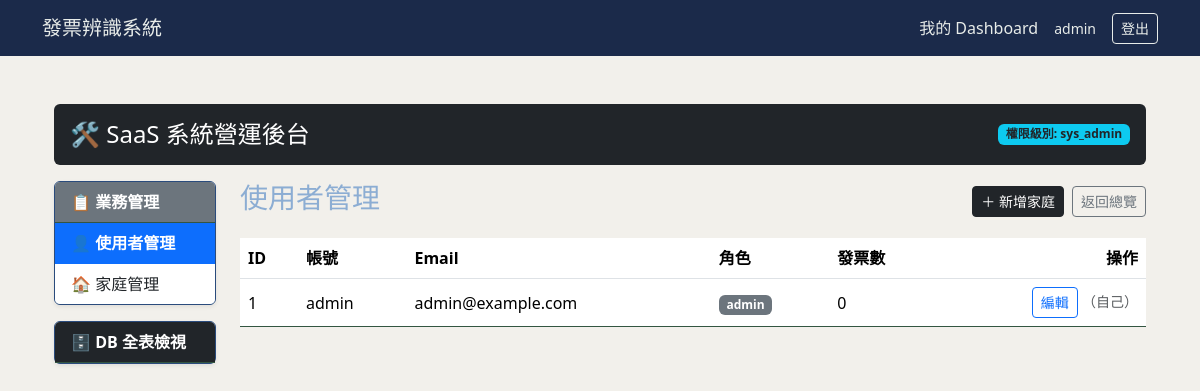
/admin/users (signed in), run on an earlier commit of the app's database.
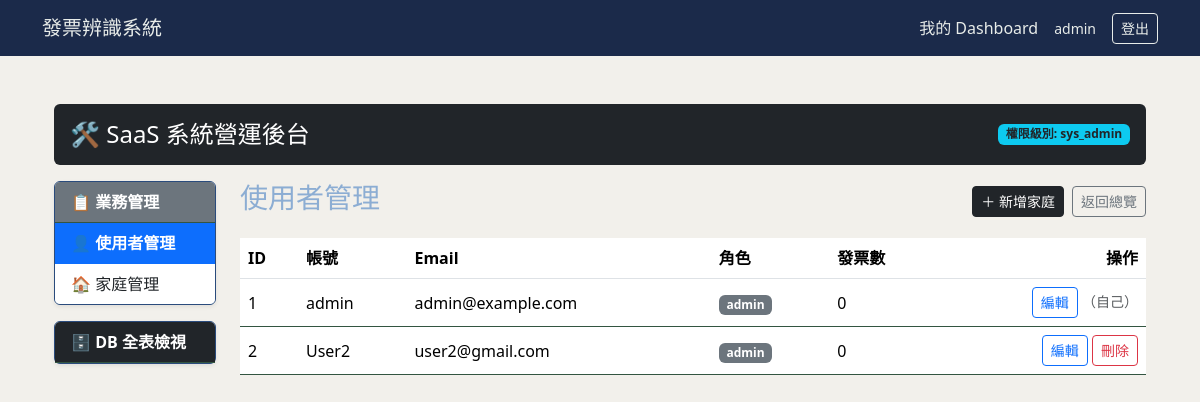
And on a later commit of the database.
### database/models/user.py (models this page shows)
class User(UserMixin, db.Model):
    __tablename__ = 'users'
    id: Mapped[int] = mapped_column(Integer, primary_key=True)
    username: Mapped[str] = mapped_column(String(100), unique=True, nullable=False)
    email: Mapped[str] = mapped_column(String(120), unique=True, nullable=False)
    password_hash: Mapped[str] = mapped_column(String(200), nullable=True)
    google_id: Mapped[str] = mapped_column(String(100), unique=True, nullable=True)
    avatar: Mapped[str] = mapped_column(String(255), nullable=True)
    google_credentials: Mapped[str] = mapped_column(String(2000), nullable=True)
    target_sheet_id: Mapped[str] = mapped_column(String(100), nullable=True)
    invoices: Mapped[list["InvoiceRecord"]] = relationship("InvoiceRecord", backref="owner", lazy=True)
    roles: Mapped[list["Role"]] = relationship("Role", secondary=user_roles, back_populates="users")

### routes/admin_bp.py (the view)
@admin_bp.route("/users")
@admin_required
def admin_users():
    users = User.query.order_by(User.id.asc()).all()
    table_names = inspect(db.engine).get_table_names()
    return render_template("dashboard/admin/users.html", users=users, table_names=table_names)

### core/login.py (called while the page is built)
@login_manager.user_loader
def load_user(user_id: str):
    return User.query.get(int(user_id))

### templates/dashboard/admin/users.html (shortened to what this page needs)
{% extends "base.html" %}
{% block content %}
<div class="container-fluid py-4">
	<div class="row mb-3">
		{% include "dashboard/admin/_header.html" %}
	</div>
    <div class="row">
        {% include "dashboard/admin/_sidebar.html" %}
        <div class="col-md-9 col-lg-10">
            <div class="d-flex justify-content-between align-items-center mb-3">
                <h3>使用者管理</h3>
                <div class="d-flex gap-2">
                    <a href="{{ url_for('admin.admin_create_family') }}" class="btn btn-dark btn-sm">＋ 新增家庭</a>
                    <a href="{{ url_for('admin.admin_index') }}" class="btn btn-outline-secondary btn-sm">返回總覽</a>
                </div>
            </div>
            <table class="table table-hover align-middle">
                <thead>
                    <tr>
                        <th>ID</th>
                        <th>帳號</th>
                        <th>Email</th>
                        <th>角色</th>
                        <th>發票數</th>
                        <th class="text-end">操作</th>
                    </tr>
                </thead>
                <tbody>
                    {% for user in users %}
                    <tr>
                        <td>{{ user.id }}</td>
                        <td>{{ user.username }}</td>
                        <td>{{ user.email }}</td>
                        <td>
                            <span class="badge {{ 'bg-dark' if user.is_admin else 'bg-secondary' }}">
                                {{ user.roles | map(attribute='name') | join(', ') if user.roles else '未指定角色' }}
                            </span>
                        </td>
                        <td>{{ user.invoices|length }}</td>
                        <td class="text-end">
                            <a href="{{ url_for('admin.admin_edit_user', user_id=user.id) }}" class="btn btn-outline-primary btn-sm">編輯</a>
                            {% if user.id != current_user.id %}
                            <form method="POST" action="{{ url_for('admin.admin_delete_user', user_id=user.id) }}"
                                onsubmit="return confirm('確定要刪除使用者「{{ user.username }}」嗎？此動作無法復原。');" class="d-inline">
                                <button type="submit" class="btn btn-outline-danger btn-sm">刪除</button>
                            </form>
                            {% else %}
                            <span class="text-muted small">（自己）</span>
                            {% endif %}
                        </td>
                    </tr>
                    {% endfor %}
                </tbody>
            </table>
        </div>
    </div>
</div>
{% endblock %}

### templates/base.html (shortened to what this page needs)
<!DOCTYPE html>
<html lang="zh-TW">
<head>
    <link href="https://cdn.jsdelivr.net/npm/bootstrap@5.3.2/dist/css/bootstrap.min.css" rel="stylesheet">
    <link rel="stylesheet" href="{{ url_for('static', filename='css/style.css') }}">
</head>
<body>
    <nav class="navbar">
        <div class="container">
            <a class="navbar-brand" href="{{ url_for('upload_view') }}">發票辨識系統</a>
            <div class="d-flex align-items-center gap-3">
                {% if current_user.is_authenticated %}
                    <a class="text-decoration-none" href="{{ url_for('dashboard.index') }}">
                        {% if current_user.is_admin %}管理後台{% else %}我的 Dashboard{% endif %}
                    </a>
                    <span class="small">{{ current_user.username }}</span>
                    <a class="btn btn-outline-light btn-sm" href="{{ url_for('auth.logout') }}">登出</a>
                {% else %}
                    <a class="btn btn-outline-light btn-sm" href="{{ url_for('auth.login') }}">登入</a>
                {% endif %}
            </div>
        </div>
    </nav>
    <main class="container py-4">
        {% block content %}{% endblock %}
    </main>
</body>
</html>

### templates/dashboard/admin/_header.html
<div class="col-12">
    <div class="d-flex justify-content-between align-items-center bg-dark text-white p-3 rounded">
        <h4 class="mb-0">🛠️ SaaS 系統營運後台</h4>
        <span class="badge bg-info text-dark">權限級別: sys_admin</span>
    </div>
</div>

### templates/dashboard/admin/_sidebar.html (shortened to what this page needs)
<div class="col-md-3 col-lg-2 mb-3">
    <div class="card shadow-sm mb-3">
        <div class="card-header bg-secondary text-white fw-bold">
            📋 業務管理
        </div>
        <div class="list-group list-group-flush">
            <a href="{{ url_for('admin.admin_users') }}"
            class="list-group-item list-group-item-action {% if request.endpoint == 'admin.admin_users' %}active fw-bold{% endif %}">
            👤 使用者管理
            </a>
            <a href="{{ url_for('admin.admin_families') }}"
            class="list-group-item list-group-item-action {% if request.endpoint == 'admin.admin_families' %}active fw-bold{% endif %}">
            🏠 家庭管理
            </a>
        </div>
    </div>
    <div class="card shadow-sm">
        <div class="card-header bg-dark text-white fw-bold d-flex justify-content-between align-items-center"
            role="button" data-bs-toggle="collapse" data-bs-target="#dbTableCollapse">
        <span>🗄️ DB 全表檢視</span>
        </div>
    </div>
</div>

### static/css/style.css (style rules this page uses)
body { background-color: #F2F0EB; color: #8CADD3; }
.navbar { background-color: #1B2A4A; }
.navbar .navbar-brand, .navbar a, .navbar span { color: #E8ECE9; }
.navbar .btn-outline-light { color: #E8ECE9; border-color: #E8ECE9; }
.card { background-color: #D3E4F1; border-color: #2A4B7C; }
.card-header { background-color: #0f2a1b; border-bottom-color: #335541; }
.table { color: #e5e7eb; }
.table thead { background-color: #0f2a1a; }
.table tbody tr { border-bottom-color: #335541; }

What changed in the data, as far as the page shows it:
added User: id "2", username "User2", email "user2@gmail.com", roles|map "admin", invoices|length "0"
